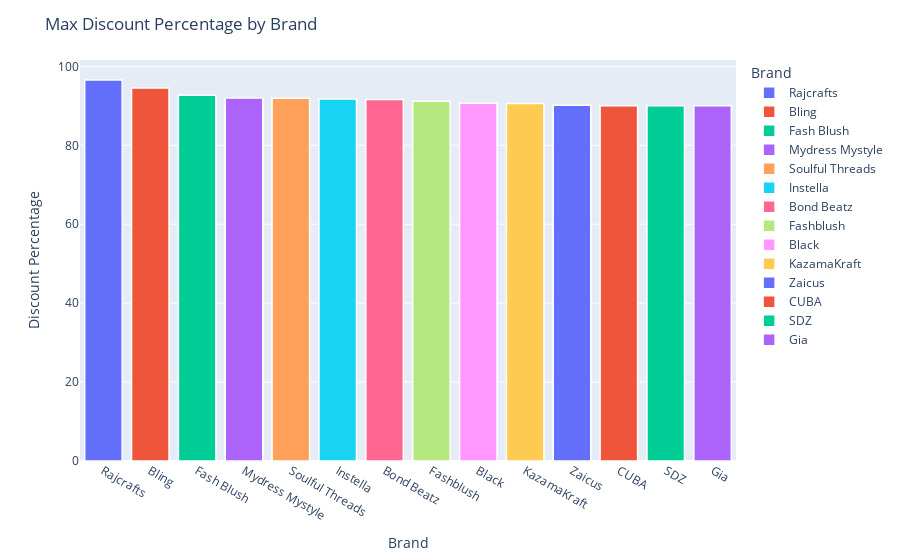

Notebook source saved alongside this figure:
### Code cell
import plotly.express as px

# Create a bar graph with Plotly Express
fig = px.bar(
    max_discount,
    x='brand',
    y='discount_percentage',
    color='brand',
    color_continuous_scale='Viridis', 
)


fig.update_layout(
    title='Max Discount Percentage by Brand',
    xaxis_title='Brand',
    yaxis_title='Discount Percentage',
    legend_title='Brand',
    # template='plotly_dark',  
)

# Customize the bar appearance
fig.update_traces(
    marker_line_color='white', 
    marker_line_width=1.5,     
)

fig.show()

### Figure 1 — Plotly figure (JSON) as saved in the notebook; plotly's stock layout.template omitted (floating-point values rounded to 4 significant figures)
{"data": [{"alignmentgroup": "True", "hovertemplate": "brand=%{x}<br>discount_percentage=%{y}<extra></extra>", "legendgroup": "Rajcrafts", "marker": {"color": "#636efa", "line": {"color": "white", "width": 1.5}, "pattern": {"shape": ""}}, "name": "Rajcrafts", "offsetgroup": "Rajcrafts", "orientation": "v", "showlegend": true, "textposition": "auto", "type": "bar", "x": ["Rajcrafts"], "xaxis": "x", "y": [96.53], "yaxis": "y"}, {"alignmentgroup": "True", "hovertemplate": "brand=%{x}<br>discount_percentage=%{y}<extra></extra>", "legendgroup": "Bling", "marker": {"color": "#EF553B", "line": {"color": "white", "width": 1.5}, "pattern": {"shape": ""}}, "name": "Bling", "offsetgroup": "Bling", "orientation": "v", "showlegend": true, "textposition": "auto", "type": "bar", "x": ["Bling"], "xaxis": "x", "y": [94.55], "yaxis": "y"}, {"alignmentgroup": "True", "hovertemplate": "brand=%{x}<br>discount_percentage=%{y}<extra></extra>", "legendgroup": "Fash Blush", "marker": {"color": "#00cc96", "line": {"color": "white", "width": 1.5}, "pattern": {"shape": ""}}, "name": "Fash Blush", "offsetgroup": "Fash Blush", "orientation": "v", "showlegend": true, "textposition": "auto", "type": "bar", "x": ["Fash Blush"], "xaxis": "x", "y": [92.71], "yaxis": "y"}, {"alignmentgroup": "True", "hovertemplate": "brand=%{x}<br>discount_percentage=%{y}<extra></extra>", "legendgroup": "Mydress Mystyle", "marker": {"color": "#ab63fa", "line": {"color": "white", "width": 1.5}, "pattern": {"shape": ""}}, "name": "Mydress Mystyle", "offsetgroup": "Mydress Mystyle", "orientation": "v", "showlegend": true, "textposition": "auto", "type": "bar", "x": ["Mydress Mystyle"], "xaxis": "x", "y": [91.99], "yaxis": "y"}, {"alignmentgroup": "True", "hovertemplate": "brand=%{x}<br>discount_percentage=%{y}<extra></extra>", "legendgroup": "Soulful Threads", "marker": {"color": "#FFA15A", "line": {"color": "white", "width": 1.5}, "pattern": {"shape": ""}}, "name": "Soulful Threads", "offsetgroup": "Soulful Threads", "orientation": "v", "showlegend": true, "textposition": "auto", "type": "bar", "x": ["Soulful Threads"], "xaxis": "x", "y": [91.95], "yaxis": "y"}, {"alignmentgroup": "True", "hovertemplate": "brand=%{x}<br>discount_percentage=%{y}<extra></extra>", "legendgroup": "Instella", "marker": {"color": "#19d3f3", "line": {"color": "white", "width": 1.5}, "pattern": {"shape": ""}}, "name": "Instella", "offsetgroup": "Instella", "orientation": "v", "showlegend": true, "textposition": "auto", "type": "bar", "x": ["Instella"], "xaxis": "x", "y": [91.72], "yaxis": "y"}, {"alignmentgroup": "True", "hovertemplate": "brand=%{x}<br>discount_percentage=%{y}<extra></extra>", "legendgroup": "Bond Beatz", "marker": {"color": "#FF6692", "line": {"color": "white", "width": 1.5}, "pattern": {"shape": ""}}, "name": "Bond Beatz", "offsetgroup": "Bond Beatz", "orientation": "v", "showlegend": true, "textposition": "auto", "type": "bar", "x": ["Bond Beatz"], "xaxis": "x", "y": [91.6], "yaxis": "y"}, {"alignmentgroup": "True", "hovertemplate": "brand=%{x}<br>discount_percentage=%{y}<extra></extra>", "legendgroup": "Fashblush", "marker": {"color": "#B6E880", "line": {"color": "white", "width": 1.5}, "pattern": {"shape": ""}}, "name": "Fashblush", "offsetgroup": "Fashblush", "orientation": "v", "showlegend": true, "textposition": "auto", "type": "bar", "x": ["Fashblush"], "xaxis": "x", "y": [91.13], "yaxis": "y"}, {"alignmentgroup": "True", "hovertemplate": "brand=%{x}<br>discount_percentage=%{y}<extra></extra>", "legendgroup": "Black", "marker": {"color": "#FF97FF", "line": {"color": "white", "width": 1.5}, "pattern": {"shape": ""}}, "name": "Black", "offsetgroup": "Black", "orientation": "v", "showlegend": true, "textposition": "auto", "type": "bar", "x": ["Black"], "xaxis": "x", "y": [90.68], "yaxis": "y"}, {"alignmentgroup": "True", "hovertemplate": "brand=%{x}<br>discount_percentage=%{y}<extra></extra>", "legendgroup": "KazamaKraft", "marker": {"color": "#FECB52", "line": {"color": "white", "width": 1.5}, "pattern": {"shape": ""}}, "name": "KazamaKraft", "offsetgroup": "KazamaKraft", "orientation": "v", "showlegend": true, "textposition": "auto", "type": "bar", "x": ["KazamaKraft"], "xaxis": "x", "y": [90.57], "yaxis": "y"}, {"alignmentgroup": "True", "hovertemplate": "brand=%{x}<br>discount_percentage=%{y}<extra></extra>", "legendgroup": "Zaicus", "marker": {"color": "#636efa", "line": {"color": "white", "width": 1.5}, "pattern": {"shape": ""}}, "name": "Zaicus", "offsetgroup": "Zaicus", "orientation": "v", "showlegend": true, "textposition": "auto", "type": "bar", "x": ["Zaicus"], "xaxis": "x", "y": [90.14], "yaxis": "y"}, {"alignmentgroup": "True", "hovertemplate": "brand=%{x}<br>discount_percentage=%{y}<extra></extra>", "legendgroup": "CUBA", "marker": {"color": "#EF553B", "line": {"color": "white", "width": 1.5}, "pattern": {"shape": ""}}, "name": "CUBA", "offsetgroup": "CUBA", "orientation": "v", "showlegend": true, "textposition": "auto", "type": "bar", "x": ["CUBA"], "xaxis": "x", "y": [90.05], "yaxis": "y"}, {"alignmentgroup": "True", "hovertemplate": "brand=%{x}<br>discount_percentage=%{y}<extra></extra>", "legendgroup": "SDZ", "marker": {"color": "#00cc96", "line": {"color": "white", "width": 1.5}, "pattern": {"shape": ""}}, "name": "SDZ", "offsetgroup": "SDZ", "orientation": "v", "showlegend": true, "textposition": "auto", "type": "bar", "x": ["SDZ"], "xaxis": "x", "y": [90.05], "yaxis": "y"}, {"alignmentgroup": "True", "hovertemplate": "brand=%{x}<br>discount_percentage=%{y}<extra></extra>", "legendgroup": "Gia", "marker": {"color": "#ab63fa", "line": {"color": "white", "width": 1.5}, "pattern": {"shape": ""}}, "name": "Gia", "offsetgroup": "Gia", "orientation": "v", "showlegend": true, "textposition": "auto", "type": "bar", "x": ["Gia"], "xaxis": "x", "y": [90.02], "yaxis": "y"}], "layout": {"autosize": true, "barmode": "relative", "legend": {"title": {"text": "Brand"}, "tracegroupgap": 0}, "margin": {"t": 60}, "title": {"text": "Max Discount Percentage by Brand"}, "xaxis": {"anchor": "y", "autorange": true, "categoryarray": ["Rajcrafts", "Bling", "Fash Blush", "Mydress Mystyle", "Soulful Threads", "Instella", "Bond Beatz", "Fashblush", "Black", "KazamaKraft", "Zaicus", "CUBA", "SDZ", "Gia"], "categoryorder": "array", "domain": [0, 1], "range": [-0.5, 13.5], "title": {"text": "Brand"}, "type": "category"}, "yaxis": {"anchor": "x", "autorange": true, "domain": [0, 1], "range": [0, 101.6], "title": {"text": "Discount Percentage"}, "type": "linear"}}}
